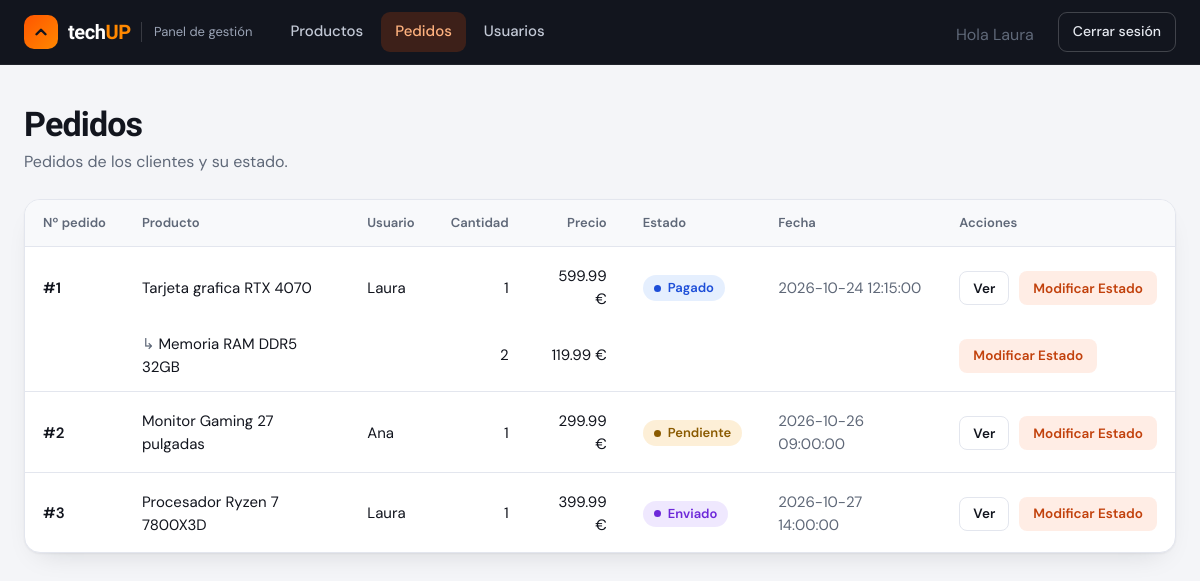
The app's page /index.php?entity=pedido&action=index (signed in) with its own data.
### tables this page shows
CREATE TABLE detalles_pedido (
    id_detalle INT UNSIGNED AUTO_INCREMENT PRIMARY KEY,
    id_pedido INT UNSIGNED NOT NULL,
    id_producto INT UNSIGNED NOT NULL,
    cantidad INT UNSIGNED NOT NULL,
    precio_compra DECIMAL(10, 2) NOT NULL,

    CONSTRAINT fk_detalles_pedidos
        FOREIGN KEY (id_pedido)
        REFERENCES pedidos(id_pedido)
        ON UPDATE CASCADE
        ON DELETE CASCADE,

    CONSTRAINT fk_detalles_productos
        FOREIGN KEY (id_producto)
        REFERENCES productos(id_producto)
        ON UPDATE CASCADE
        ON DELETE CASCADE,

    CONSTRAINT chk_detalle_cantidad
        CHECK (cantidad > 0),

    CONSTRAINT chk_detalle_precio
        CHECK (precio_compra >= 0),

    CONSTRAINT uq_pedido_producto
        UNIQUE (id_pedido, id_producto)
);

CREATE TABLE productos (
    id_producto INT UNSIGNED AUTO_INCREMENT PRIMARY KEY,
    nombre VARCHAR(120) NOT NULL,
    categoria VARCHAR(60) NOT NULL,
    marca VARCHAR(60) NOT NULL,
    modelo VARCHAR(100),
    precio DECIMAL(10, 2) NOT NULL,
    stock INT UNSIGNED NOT NULL DEFAULT 0,

    CONSTRAINT chk_producto_precio
        CHECK (precio >= 0)
);

CREATE TABLE usuarios (
    id_usuario INT UNSIGNED AUTO_INCREMENT PRIMARY KEY,
    nombre VARCHAR(80) NOT NULL,
    rol TINYINT NOT NULL COMMENT '0: Administrador, 1: Usuario',
    contrasenia VARCHAR(80) NOT NULL,
    apellidos VARCHAR(120) NOT NULL,
    email VARCHAR(150) NOT NULL UNIQUE,
    telefono VARCHAR(20),
    fecha_registro DATETIME NOT NULL DEFAULT CURRENT_TIMESTAMP
);

CREATE TABLE pedidos (
    id_pedido INT UNSIGNED AUTO_INCREMENT PRIMARY KEY,
    id_usuario INT UNSIGNED NOT NULL,
    fecha_pedido DATETIME NOT NULL DEFAULT CURRENT_TIMESTAMP,
    estado ENUM(
        'pendiente',
        'pagado',
        'enviado',
        'entregado',
        'cancelado'
    ) NOT NULL DEFAULT 'pendiente',

    CONSTRAINT fk_pedidos_usuarios
        FOREIGN KEY (id_usuario)
        REFERENCES usuarios(id_usuario)
        ON UPDATE CASCADE
        ON DELETE CASCADE
);

### controller/CPedido.php (called while the page is built, shortened)
<?php
require_once __DIR__ . "/../model/MPedidos.php";
class CPedido
{
    private MPedidos $model;
    public function __construct()
    {
        $this->model = new MPedidos();
    }
    public function index()
    {
        $pedido = $this->model->getAll();
        require_once __DIR__ . "/../view/pedidos/VPedidoIndex.php";
    }
}

### index.php (called while the page is built, shortened)
<?php
CDestino::enrutar();

### db/Conectar.php (called while the page is built)
<?php
class ConexionBD{
    public static function conectar(){
        $conexion = new mysqli("127.0.0.1","root","","tienda_informatica");
        $conexion -> query("SET NAMES 'UTF8' ");
        return $conexion;
    }
}

### model/MPedidos.php (called while the page is built, shortened)
<?php
class MPedidos
{
    private $db;
    private $data;
    public function __construct()
    {
        $this->db = ConexionBD::conectar();
        $this->data = array();
    }
    public function getAll()
    {
        $consulta = $this->db->query("SELECT
         detalles_pedido.id_detalle,
        detalles_pedido.id_pedido AS numero_pedido,
        productos.nombre AS producto_nombre,
        usuarios.nombre AS usuario_nombre, detalles_pedido.cantidad,
        detalles_pedido.precio_compra AS precio ,
        pedidos.estado AS estado, pedidos.fecha_pedido
        FROM detalles_pedido INNER JOIN productos
        ON detalles_pedido.id_producto = productos.id_producto
        INNER JOIN pedidos  ON detalles_pedido.id_pedido = pedidos.id_pedido
        INNER JOIN usuarios  ON pedidos.id_usuario = usuarios.id_usuario
        ORDER BY detalles_pedido.id_pedido;
    ");
        while ($filas = $consulta->fetch_assoc()) {
            $this->data[] = $filas;
        }
        return $this->data;
    }
}

### view/pedidos/VPedidoIndex.php (the view, shortened to what this page needs)
<!DOCTYPE html>
<html lang="es">
<head>
    <link rel="stylesheet" href="view/styles.css">
</head>
<body>
    <header class="topbar">
        <div class="topbar-inner">
            <a class="brand" href="?entity=producto&amp;action=index" aria-label="techUP, inicio">
                <span class="brand-mark" aria-hidden="true"><svg width="18" height="18" viewBox="0 0 24 24" fill="none" stroke="#12151e" stroke-width="3.2" stroke-linecap="round" stroke-linejoin="round">
                        <path d="M6 15l6-6 6 6" />
                    </svg></span>
                <span class="brand-name">tech<b>UP</b></span>
                <span class="brand-tag">Panel de gestión</span>
            </a>
            <nav class="nav" aria-label="Secciones">
                <a href="?entity=producto&amp;action=index">Productos</a>
                <a href="?entity=pedido&amp;action=index" class="is-active" aria-current="page">Pedidos</a>
                <a href="?entity=usuario&amp;action=index">Usuarios</a>
            </nav>
            <span class="page-sub"> Hola <?= $_SESSION["nombre"] ?></span>
            <a class="logout" href="?entity=login&amp;">Cerrar sesión</a>
        </div>
    </header>
    <main class="page">
        <div class="page-head">
            <div>
                <h1>Pedidos</h1>
                <p class="page-sub">Pedidos de los clientes y su estado.</p>
            </div>
        </div>
        <div class="panel table-wrap">
            <table class="table table-groups">
                <thead>
                    <tr>
                        <th scope="col">Nº pedido</th>
                        <th scope="col">Producto</th>
                        <th scope="col">Usuario</th>
                        <th scope="col" class="num">Cantidad</th>
                        <th scope="col" class="num">Precio</th>
                        <th scope="col">Estado</th>
                        <th scope="col">Fecha</th>
                        <th scope="col">Acciones</th>
                    </tr>
                </thead>
                <tbody>
                    <?php
                    $ultimo_pedido = null;
                    foreach ($pedido as $dato) {
                        echo "<tr class='" . ($dato['numero_pedido'] == $ultimo_pedido ? "is-cont" : "is-first") . "'>";
                        if ($dato['numero_pedido'] == $ultimo_pedido) {
                            echo "<td></td>";
                            echo "<td>" . $dato['producto_nombre'] . "</td>";
                            echo "<td></td>";
                            echo "<td class='num'>" . $dato['cantidad'] . "</td>";
                            echo "<td class='num'>" . $dato['precio'] . " €</td>";
                            echo "<td></td>";
                            echo "<td></td>";
                            echo "<td class='actions'>
                            <a href='index.php?entity=pedido&action=edit&id=" . $dato['id_detalle'] . "'
                            class='btn btn-sm btn-edit'>Modificar Estado</a>
                            </td>";
                        } else {
                            echo "<td class='strong'>#" . $dato['numero_pedido'] . "</td>";
                            echo "<td>" . $dato['producto_nombre'] . "</td>";
                            echo "<td>" . $dato['usuario_nombre'] . "</td>";
                            echo "<td class='num'>" . $dato['cantidad'] . "</td>";
                            echo "<td class='num'>" . $dato['precio'] . " €</td>";
                            echo "<td><span class='badge badge-" . $dato['estado'] . "'>" . $dato['estado'] . "</span></td>";
                            echo "<td class='muted'>" . $dato['fecha_pedido'] . "</td>";
                            echo "<td class='actions'>
                            <a href='index.php?entity=pedido&rol=0&action=show&id=" . $dato['numero_pedido'] . "' class='btn btn-sm btn-view'>Ver</a>
                            <a href='index.php?entity=pedido&action=edit&id=" . $dato['id_detalle'] . "'
                            class='btn btn-sm btn-edit'>Modificar Estado</a>
                            </td>";
                        }
                        echo "</tr>";
                        $ultimo_pedido = $dato['numero_pedido'];
                    }
                    ?>
                </tbody>
            </table>
        </div>
    </main>
</body>
</html>

### records on screen
detalles_pedido: id_pedido "1", id_producto.nombre "Tarjeta grafica RTX 4070", usuarios.nombre "Laura", cantidad "1", precio_compra "599.99", id_pedido.estado "Pagado", id_pedido.fecha_pedido "2026-10-24 12:15:00"
detalles_pedido: id_producto.nombre "Memoria RAM DDR5 32GB", cantidad "2", precio_compra "119.99"
detalles_pedido: id_pedido "2", id_producto.nombre "Monitor Gaming 27 pulgadas", usuarios.nombre "Ana", cantidad "1", precio_compra "299.99", id_pedido.estado "Pendiente", id_pedido.fecha_pedido "2026-10-26 09:00:00"
detalles_pedido: id_pedido "3", id_producto.nombre "Procesador Ryzen 7 7800X3D", usuarios.nombre "Laura", cantidad "1", precio_compra "399.99", id_pedido.estado "Enviado", id_pedido.fecha_pedido "2026-10-27 14:00:00"

### other values on screen
$_SESSION["nombre"] "Laura"
